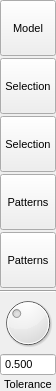
<?xml version="1.0" encoding="UTF-8"?>
<ui version="4.0">
 <class>RebondPopup</class>
 <widget class="QWidget" name="RebondPopup">
  <property name="geometry">
   <rect>
    <x>0</x>
    <y>0</y>
    <width>94</width>
    <height>395</height>
   </rect>
  </property>
  <property name="sizePolicy">
   <sizepolicy hsizetype="Minimum" vsizetype="Minimum">
    <horstretch>0</horstretch>
    <verstretch>0</verstretch>
   </sizepolicy>
  </property>
  <property name="font">
   <font>
    <pointsize>8</pointsize>
   </font>
  </property>
  <property name="windowTitle">
   <string>Rebond Popup</string>
  </property>
  <layout class="QVBoxLayout" name="verticalLayout">
   <property name="spacing">
    <number>2</number>
   </property>
   <property name="sizeConstraint">
    <enum>QLayout::SetFixedSize</enum>
   </property>
   <property name="margin">
    <number>0</number>
   </property>
   <item>
    <widget class="QToolButton" name="RebondModelNoAugmentButton">
     <property name="minimumSize">
      <size>
       <width>56</width>
       <height>56</height>
      </size>
     </property>
     <property name="maximumSize">
      <size>
       <width>56</width>
       <height>56</height>
      </size>
     </property>
     <property name="toolTip">
      <string>Rebond atoms in current model, without augmentation</string>
     </property>
     <property name="text">
      <string>Model</string>
     </property>
     <property name="icon">
      <iconset resource="icons.qrc">
       <normaloff>:/bond/icons/bond_calc.svg</normaloff>:/bond/icons/bond_calc.svg</iconset>
     </property>
     <property name="iconSize">
      <size>
       <width>30</width>
       <height>30</height>
      </size>
     </property>
     <property name="checkable">
      <bool>false</bool>
     </property>
     <property name="autoExclusive">
      <bool>false</bool>
     </property>
     <property name="toolButtonStyle">
      <enum>Qt::ToolButtonTextUnderIcon</enum>
     </property>
     <property name="autoRaise">
      <bool>false</bool>
     </property>
    </widget>
   </item>
   <item>
    <widget class="QToolButton" name="RebondSelectionButton">
     <property name="minimumSize">
      <size>
       <width>56</width>
       <height>56</height>
      </size>
     </property>
     <property name="maximumSize">
      <size>
       <width>56</width>
       <height>56</height>
      </size>
     </property>
     <property name="toolTip">
      <string>Rebond atoms in current selection</string>
     </property>
     <property name="text">
      <string>Selection</string>
     </property>
     <property name="icon">
      <iconset resource="icons.qrc">
       <normaloff>:/bond/icons/bond_calcsel.svg</normaloff>:/bond/icons/bond_calcsel.svg</iconset>
     </property>
     <property name="iconSize">
      <size>
       <width>30</width>
       <height>30</height>
      </size>
     </property>
     <property name="checkable">
      <bool>false</bool>
     </property>
     <property name="autoExclusive">
      <bool>false</bool>
     </property>
     <property name="toolButtonStyle">
      <enum>Qt::ToolButtonTextUnderIcon</enum>
     </property>
     <property name="autoRaise">
      <bool>false</bool>
     </property>
    </widget>
   </item>
   <item>
    <widget class="QToolButton" name="RebondSelectionNoAugmentButton">
     <property name="minimumSize">
      <size>
       <width>56</width>
       <height>56</height>
      </size>
     </property>
     <property name="maximumSize">
      <size>
       <width>56</width>
       <height>56</height>
      </size>
     </property>
     <property name="toolTip">
      <string>Rebond atoms in current selection, without augmentation</string>
     </property>
     <property name="text">
      <string>Selection</string>
     </property>
     <property name="icon">
      <iconset resource="icons.qrc">
       <normaloff>:/bond/icons/bond_calcsel.svg</normaloff>:/bond/icons/bond_calcsel.svg</iconset>
     </property>
     <property name="iconSize">
      <size>
       <width>30</width>
       <height>30</height>
      </size>
     </property>
     <property name="checkable">
      <bool>false</bool>
     </property>
     <property name="autoExclusive">
      <bool>false</bool>
     </property>
     <property name="toolButtonStyle">
      <enum>Qt::ToolButtonTextUnderIcon</enum>
     </property>
     <property name="autoRaise">
      <bool>false</bool>
     </property>
    </widget>
   </item>
   <item>
    <widget class="QToolButton" name="RebondPatternsButton">
     <property name="minimumSize">
      <size>
       <width>56</width>
       <height>56</height>
      </size>
     </property>
     <property name="maximumSize">
      <size>
       <width>56</width>
       <height>56</height>
      </size>
     </property>
     <property name="toolTip">
      <string>Rebond atoms in current patterns</string>
     </property>
     <property name="text">
      <string>Patterns</string>
     </property>
     <property name="icon">
      <iconset resource="icons.qrc">
       <normaloff>:/bond/icons/bond_calc.svg</normaloff>:/bond/icons/bond_calc.svg</iconset>
     </property>
     <property name="iconSize">
      <size>
       <width>30</width>
       <height>30</height>
      </size>
     </property>
     <property name="checkable">
      <bool>false</bool>
     </property>
     <property name="autoExclusive">
      <bool>false</bool>
     </property>
     <property name="toolButtonStyle">
      <enum>Qt::ToolButtonTextUnderIcon</enum>
     </property>
     <property name="autoRaise">
      <bool>false</bool>
     </property>
    </widget>
   </item>
   <item>
    <widget class="QToolButton" name="RebondPatternsNoAugmentButton">
     <property name="minimumSize">
      <size>
       <width>56</width>
       <height>56</height>
      </size>
     </property>
     <property name="maximumSize">
      <size>
       <width>56</width>
       <height>56</height>
      </size>
     </property>
     <property name="toolTip">
      <string>Rebond atoms in current patterns, without augmentation</string>
     </property>
     <property name="text">
      <string>Patterns</string>
     </property>
     <property name="icon">
      <iconset resource="icons.qrc">
       <normaloff>:/bond/icons/bond_calc.svg</normaloff>:/bond/icons/bond_calc.svg</iconset>
     </property>
     <property name="iconSize">
      <size>
       <width>30</width>
       <height>30</height>
      </size>
     </property>
     <property name="checkable">
      <bool>false</bool>
     </property>
     <property name="autoExclusive">
      <bool>false</bool>
     </property>
     <property name="toolButtonStyle">
      <enum>Qt::ToolButtonTextUnderIcon</enum>
     </property>
     <property name="autoRaise">
      <bool>false</bool>
     </property>
    </widget>
   </item>
   <item>
    <widget class="Line" name="line">
     <property name="orientation">
      <enum>Qt::Horizontal</enum>
     </property>
    </widget>
   </item>
   <item>
    <widget class="QDial" name="ToleranceDial">
     <property name="minimumSize">
      <size>
       <width>56</width>
       <height>56</height>
      </size>
     </property>
     <property name="maximumSize">
      <size>
       <width>56</width>
       <height>56</height>
      </size>
     </property>
     <property name="minimum">
      <number>500</number>
     </property>
     <property name="maximum">
      <number>2000</number>
     </property>
     <property name="singleStep">
      <number>10</number>
     </property>
     <property name="pageStep">
      <number>100</number>
     </property>
     <property name="value">
      <number>1000</number>
     </property>
    </widget>
   </item>
   <item>
    <widget class="QDoubleSpinBox" name="ToleranceSpin">
     <property name="maximumSize">
      <size>
       <width>56</width>
       <height>24</height>
      </size>
     </property>
     <property name="buttonSymbols">
      <enum>QAbstractSpinBox::NoButtons</enum>
     </property>
     <property name="decimals">
      <number>3</number>
     </property>
     <property name="minimum">
      <double>0.500000000000000</double>
     </property>
    </widget>
   </item>
   <item>
    <widget class="QLabel" name="label">
     <property name="sizePolicy">
      <sizepolicy hsizetype="Minimum" vsizetype="Minimum">
       <horstretch>0</horstretch>
       <verstretch>0</verstretch>
      </sizepolicy>
     </property>
     <property name="text">
      <string>Tolerance</string>
     </property>
     <property name="alignment">
      <set>Qt::AlignCenter</set>
     </property>
    </widget>
   </item>
  </layout>
 </widget>
 <resources>
  <include location="icons.qrc"/>
 </resources>
 <connections/>
</ui>
